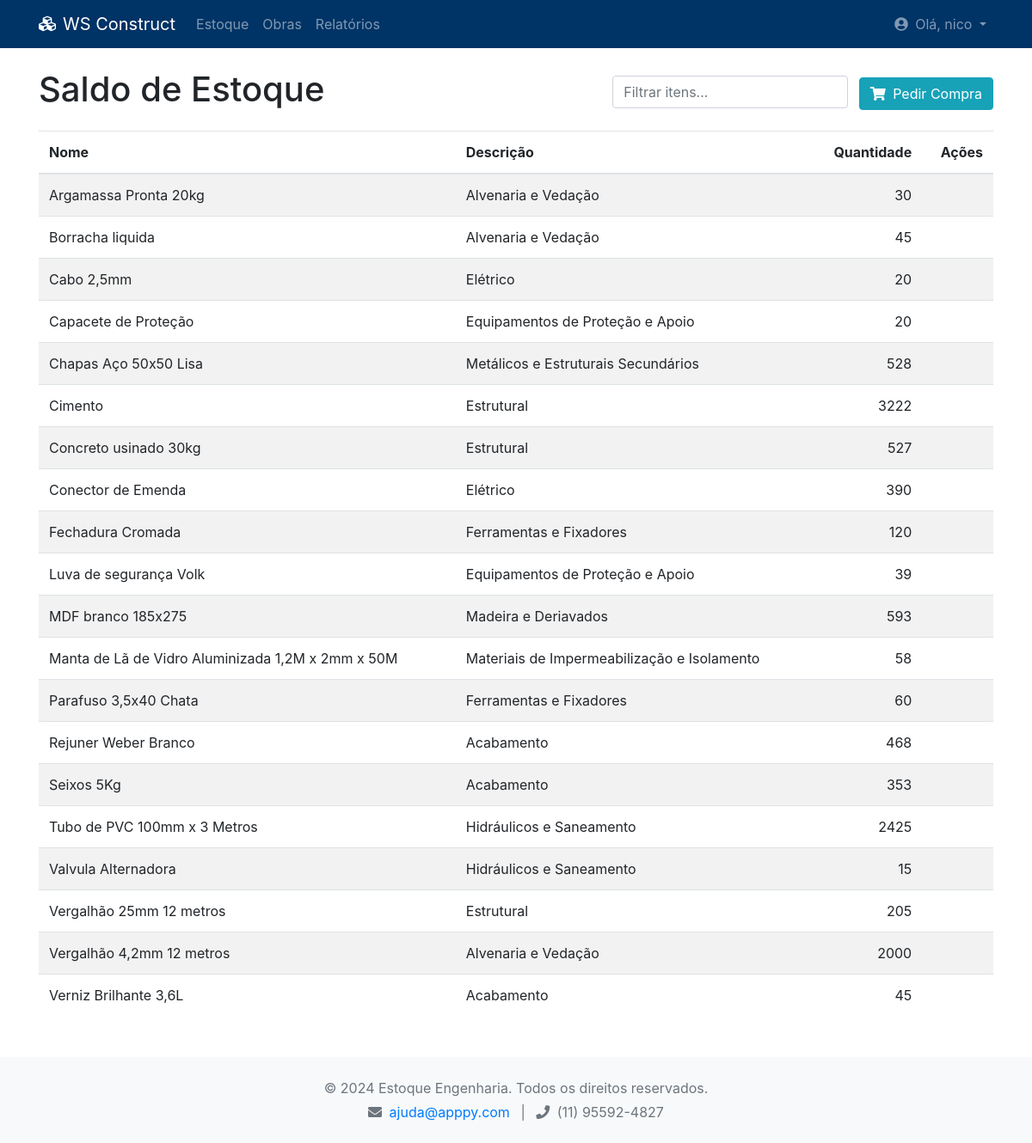
The page /estoque (signed in) on the database its author committed.
### tables this page shows
CREATE TABLE itens_estoque (
        id INTEGER PRIMARY KEY AUTOINCREMENT,
        nome TEXT UNIQUE NOT NULL,
        descricao_id INTEGER,
        quantidade INTEGER NOT NULL DEFAULT 0,
        preco_unitario REAL,
        FOREIGN KEY (descricao_id) REFERENCES descricoes (id)
    );

CREATE TABLE descricoes (
        id INTEGER PRIMARY KEY AUTOINCREMENT,
        nome TEXT UNIQUE NOT NULL
    );

### app.py (the view)
@app.route('/estoque')
def ver_estoque():
    usuario = session.get('usuario')
    if not usuario:
        return redirect(url_for('login'))
    if not auth.tem_permissao(usuario['role'], 'ver_estoque'):
        flash("Você não tem permissão para acessar esta página.", "danger")
        return redirect(url_for('dashboard'))
    itens_estoque = estoque.listar_itens()
    descricoes_disponiveis = gerenciamento.listar_descricoes()
    return render_template('estoque.html', usuario=usuario, itens=itens_estoque, descricoes=descricoes_disponiveis)

### app.py (called while the page is built)
@app.context_processor
def inject_permissions():
    return dict(PERMISSOES=auth.PERMISSOES)

@app.context_processor
def inject_auth():
    return dict(auth=auth)

@app.context_processor
def inject_notifications():
    if 'usuario' in session and session['usuario']['role'] == 'administracao':
        pedidos_pendentes_count = len(pedidos.listar_pedidos_pendentes())
        return dict(pedidos_pendentes_count=pedidos_pendentes_count)
    return dict(pedidos_pendentes_count=0)

### auth.py (called while the page is built)
def tem_permissao(role: str, acao: str) -> bool:
    permissoes_do_role = PERMISSOES.get(role, [])
    if 'all' in permissoes_do_role:
        return True
    return acao in permissoes_do_role

### database.py (called while the page is built)
def conectar_bd():
    try:
        conn = sqlite3.connect(DB_NAME)
        conn.row_factory = sqlite3.Row
        return conn
    except sqlite3.Error as e:
        logging.error(f"Erro ao conectar ao banco de dados: {e}")
        return None

### estoque.py (called while the page is built)
def listar_itens():
    conn = conectar_bd()
    if not conn: return []
    cursor = conn.cursor()
    cursor.execute("""
        SELECT i.id, i.nome, i.quantidade, i.preco_unitario, d.nome as descricao
        FROM itens_estoque i
        LEFT JOIN descricoes d ON i.descricao_id = d.id
        ORDER BY i.nome
    """)
    itens = cursor.fetchall()
    conn.close()
    return [dict(item) for item in itens] # Converte para lista de dicionários

### gerenciamento.py (called while the page is built)
def listar_descricoes():
    conn = conectar_bd()
    if not conn: return []
    cursor = conn.cursor()
    cursor.execute("SELECT id, nome FROM descricoes ORDER BY nome")
    descricoes = cursor.fetchall()
    conn.close()
    return [dict(d) for d in descricoes]

### templates/estoque.html (shortened to what this page needs)
{% extends "base.html" %}
{% block content %}
        <div class="d-flex justify-content-between align-items-center mb-3">
            <h1>Saldo de Estoque</h1>
            <div>
                <input type="text" id="filtroTabela" class="form-control d-inline-block w-auto" placeholder="Filtrar itens...">
                {% if usuario.role == 'administracao' %}
                <a href="{{ url_for('registrar_movimentacao') }}" class="btn btn-success ml-2"><i class="fas fa-dolly-flatbed mr-1"></i> Entrada Direta</a>
                {% else %}
                <button type="button" class="btn btn-info ml-2" data-toggle="modal" data-target="#modalPedirCompra">
                    <i class="fas fa-shopping-cart mr-1"></i> Pedir Compra
                </button>
                {% endif %}
            </div>
        </div>
        {% if not itens %}
            <div class="alert alert-warning">Nenhum item encontrado no estoque.</div>
        {% else %}
            <table class="table table-striped table-hover">
                <thead>
                    <tr>
                        <th>Nome</th>
                        <th>Descrição</th>
                        <th class="text-right">Quantidade</th>
                        <th class="text-right">Ações</th>
                    </tr>
                </thead>
                <tbody id="corpoTabela">
                    {% for item in itens %}
                    <tr class="{% if usuario.role == 'administracao' and item.quantidade <= 50 %}table-danger{% endif %}">
                        <td>{{ item.nome }}</td>
                        <td>{{ item.descricao }}</td>
                        <td class="text-right">
                            {{ item.quantidade }}
                        </td>
                        <td class="text-right">
                        </td>
                    </tr>
                    {% endfor %}
                </tbody>
            </table>
        {% endif %}
{% endblock %}

### rows shown on the page
itens_estoque: nome "Argamassa Pronta 20kg", descricao "Alvenaria e Vedação", quantidade "30"
itens_estoque: nome "Borracha liquida", descricao "Alvenaria e Vedação", quantidade "45"
itens_estoque: nome "Cabo 2,5mm", descricao "Elétrico", quantidade "20"
itens_estoque: nome "Capacete de Proteção", descricao "Equipamentos de Proteção e Apoio", quantidade "20"
itens_estoque: nome "Chapas Aço 50x50 Lisa", descricao "Metálicos e Estruturais Secundários", quantidade "528"
itens_estoque: nome "Cimento", descricao "Estrutural", quantidade "3222"
itens_estoque: nome "Concreto usinado 30kg", descricao "Estrutural", quantidade "527"
itens_estoque: nome "Conector de Emenda", descricao "Elétrico", quantidade "390"
itens_estoque: nome "Fechadura Cromada", descricao "Ferramentas e Fixadores", quantidade "120"
itens_estoque: nome "Luva de segurança Volk", descricao "Equipamentos de Proteção e Apoio", quantidade "39"
itens_estoque: nome "MDF branco 185x275", descricao "Madeira e Deriavados", quantidade "593"
itens_estoque: nome "Manta de Lã de Vidro Aluminizada 1,2M x 2mm x 50M", descricao "Materiais de Impermeabilização e Isolamento", quantidade "58"
itens_estoque: nome "Parafuso 3,5x40 Chata", descricao "Ferramentas e Fixadores", quantidade "60"
itens_estoque: nome "Rejuner Weber Branco", descricao "Acabamento", quantidade "468"
itens_estoque: nome "Seixos 5Kg", descricao "Acabamento", quantidade "353"
itens_estoque: nome "Tubo de PVC 100mm x 3 Metros", descricao "Hidráulicos e Saneamento", quantidade "2425"
itens_estoque: nome "Valvula Alternadora", descricao "Hidráulicos e Saneamento", quantidade "15"
itens_estoque: nome "Vergalhão 25mm 12 metros", descricao "Estrutural", quantidade "205"
itens_estoque: nome "Vergalhão 4,2mm 12 metros", descricao "Alvenaria e Vedação", quantidade "2000"
itens_estoque: nome "Verniz Brilhante 3,6L", descricao "Acabamento", quantidade "45"

### other values the page prints
{{ usuario.username }} "nico"
